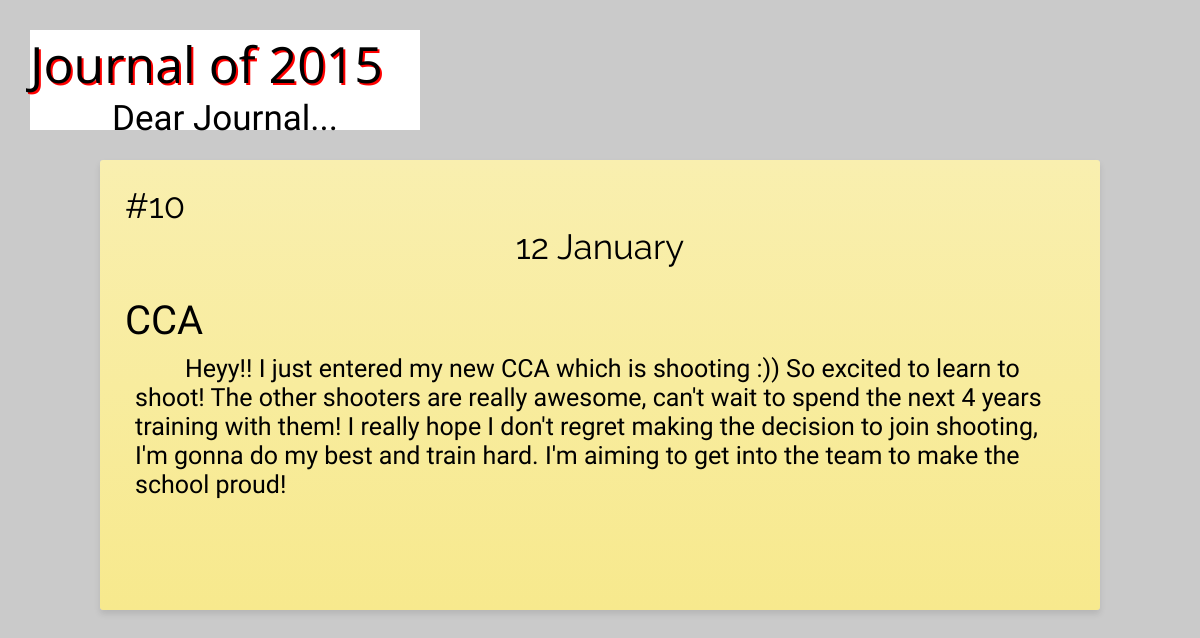
The page /entry/10 on the database its author committed.
### journal/models.py (models this page shows, shortened)
class Entry(models.Model):
    title = models.CharField(max_length=255)
    Void = ' '
    Jan = 'January'
    Feb = 'February'
    Mar = 'March'
    Apr = 'April'
    May = 'May'
    Jun = 'June'
    Jul = 'July'
    Aug = 'August'
    Sep = 'September'
    Oct = 'October'
    Nov = 'November'
    Dec = 'December'
    month_choices = (
        (Jan, 'January'),
        (Feb, 'February'),
        (Mar, 'March'),
        (Apr, 'April'),
        (May, 'May'),
        (Jun, 'June'),
        (Jul, 'July'),
        (Aug, 'August'),
        (Sep, 'September'),
        (Oct, 'October'),
        (Nov, 'November'),
        (Dec, 'December'),
        (Void, '--'),
    )
    month = models.CharField(max_length=30,
                             choices=month_choices,
                             default=Void)
    day = models.CharField(max_length=2)
    content = models.TextField()

### journal/views.py (the view)
# urls.py: url(r'^entry/(?P<entry_id>\d+)$', views.entry, name='detail'),
def entry(request, entry_id):
    entry = Entry.objects.get(id=entry_id)
    return render(request, 'journal/entry.html', {'entry':entry})

### journal/templates/journal/entry.html
{%load staticfiles%}
<link rel="stylesheet" type="text/css" href="{% static 'journal/entry.css' %}" />
{% block title %}
    <div class= title>
        <h1 class= top>Journal of 2015</h1>
        <h1 class= top2>Dear Journal...</h1>
    </div>
{% endblock %}
{% block content %}
    <div class = month>
        <h4>#{{entry.id}}</h4>
        <h2>{{entry.day}} {{entry.month}}</h2>
        <h3>{{entry.title}}</h3>
        <p>{{entry.content}}</p>
    </div>
{% endblock %}

### journal/static/journal/entry.css (style rules this page uses)
* { box-sizing:border-box; }
h1 { margin: 0; }
.top { text-shadow: 2px 2px #ff0000; text-align: left; font:50px 'Open Sans', sans-serif; }
.top2 { text-align: center; font:35px 'Arizonia', cursive; }
h2 { margin:0; text-align: center; font:35px 'Raleway', sans-serif; }
h3 { margin-top: 30; margin-bottom:0; text-align: left; font:40px 'Julee', cursive; }
h4 { margin:0; text-align: left; font:35px 'Raleway', sans-serif; }
p { text-indent: 50px; margin: 10; text-align: left; font:25px 'Indie Flower', cursive; }
.title { width:390px; height:100px; background-color:white; }
.month { text-align:center; display: block; padding:25px 25px 40px; margin:30px auto 20px auto; width:1000px; height:450px; border:0; border-radius:3px; background: -webkit-linear-gradient(#F9EFAF, #F7E98D); background: -moz-linear-gradient(#F9EFAF, #F7E98D); background: -o-linear-gradient(#F9EFAF, #F7E98D); background: -ms-linear-gradient(#F9EFAF, #F7E98D); background: linear-gradient(#F9EFAF, #F7E98D); box-shadow:0 4px 6px rgba(0,0,0,0.1); overflow:hidden; transition:box-shadow 0.5s ease; max-width:1000px; max-height:1000px; }

### rows shown on the page
Entry: id "10", day "12", month "January", title "CCA", content "Heyy!! I just entered my new CCA which is shooting :)) So excited to learn to shoot! The other shooters are really awesome, can't wait to spend the next 4 years training with them! I really hope I don't regret making the decision to join shooting, I'm gonna do my best and train hard. I'm aiming to get into the team to make the school proud!"
